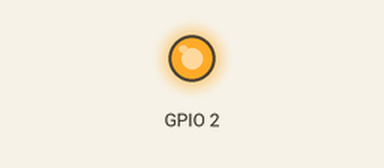
Simulated run of this sketch. Board: ESP8266 (NodeMCU). On the bench: output pins drawn as LEDs (lit = HIGH). WiFi joins after 1.5 s; servers stay silent unless stated; what the sketch prints to the serial monitor is not drawn.

Above: at 0.1 s.
Timing chart, 0 to 1.6 s (numbered marks = the images above):
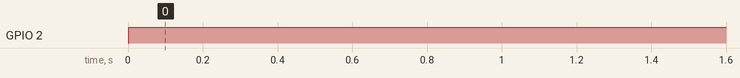

Measured:
- by itself, GPIO 2: LOW → HIGH at 0.00 s

The sketch:

networking.ino
```cpp
#if defined(ESP32)
#include <WiFi.h>
#include <FirebaseESP32.h>
#elif defined(ESP8266)
#include <ESP8266WiFi.h>
#include <FirebaseESP8266.h>
#endif
#include <addons/TokenHelper.h>
#include <addons/RTDBHelper.h>

// WiFi Credentials
#define WIFI_SSID "Akash"
#define WIFI_PASSWORD "qwertyuiop"

// Firebase Credentials
#define API_KEY "CpTGOZjhDCY3DZHKV4G3DyNeyoSfMOLrIccY6mY9"
#define DATABASE_URL "https://watch-26765-default-rtdb.firebaseio.com/"

// Firebase RTDB Config
FirebaseData fbdo;
FirebaseAuth auth;
FirebaseConfig config;

void setup() {
  Serial.begin(9600);
  WiFi.begin(WIFI_SSID, WIFI_PASSWORD);
  config.api_key = API_KEY;
  config.database_url = DATABASE_URL;
  Firebase.begin(DATABASE_URL, API_KEY);
  pinMode(2, OUTPUT);
}

void loop() {
  if (Firebase.ready()) {
    digitalWrite(2,HIGH);
    Serial.println("Started");
    if(Firebase.setInt(fbdo, "/Values/Light", 12)){
      Serial.println("ok");
    } else {
      Serial.println(fbdo.errorReason().c_str());
    }
    Serial.println("Ended");
  }
}
```
